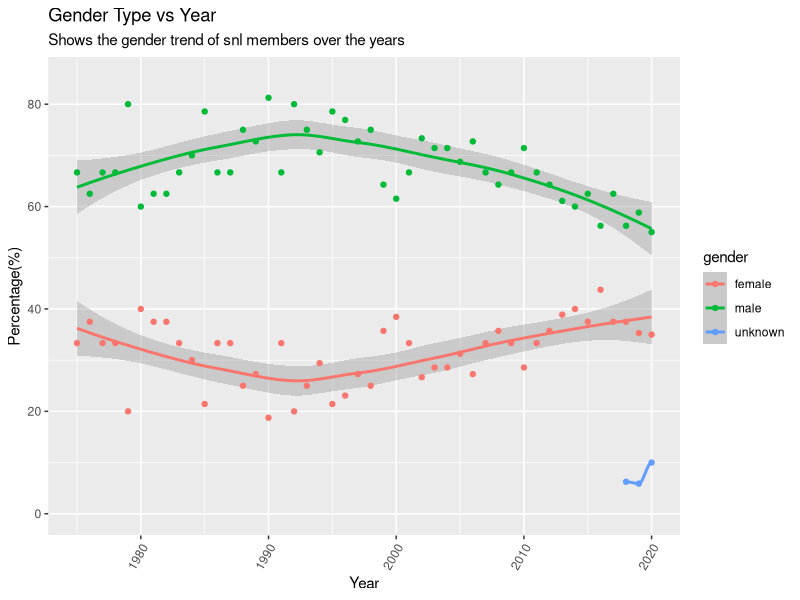

The R source for this figure:
## ---- chunk 1
#| label: setup
#| warning: false
#| message: false

library(tidyverse)
library(ggplot2)

knitr::opts_chunk$set(echo = TRUE, warning=FALSE, message=FALSE)
## ---- chunk 2
snl_actors <- read_csv("_data/snl_actors.csv")
snl_actors

snl_casts <- read_csv("_data/snl_casts.csv")
snl_casts

snl_seasons <- read_csv("_data/snl_seasons.csv")
snl_seasons
## ---- chunk 3
glimpse(snl_actors)
## ---- chunk 4
glimpse(snl_casts)
## ---- chunk 5
glimpse(snl_seasons)
## ---- chunk 6
snl_casts <- rename(snl_casts,first_epid_casts = first_epid,last_epid_casts=last_epid,n_episodes_casts=n_episodes)

snl_seasons <- rename(snl_seasons,first_epid_seasons = first_epid,last_epid_seasons=last_epid,n_episodes_seasons=n_episodes)
## ---- chunk 7
snl_joined <- snl_casts %>%
  inner_join(snl_actors,by="aid") %>%
  inner_join(snl_seasons,by="sid")

snl_joined
glimpse(snl_joined)
## ---- chunk 8
gender_groupby <- snl_joined %>%
  group_by(year,gender) %>%
  summarize(num_gender = n_distinct(aid)) %>%
  ungroup() %>%
  group_by(year) %>%
  mutate(percentage = 100*(num_gender/sum(num_gender)))

gender_groupby
  
## ---- chunk 9
ggplot(gender_groupby,aes(x=year,y=percentage,color=gender)) + geom_smooth() + geom_point() + labs(x="Year",y="Percentage(%)",title="Gender Type vs Year",subtitle ="Shows the gender trend of snl members over the years") + ylim(0,85)+ theme(axis.text.x=element_text(angle=60, hjust=1))
